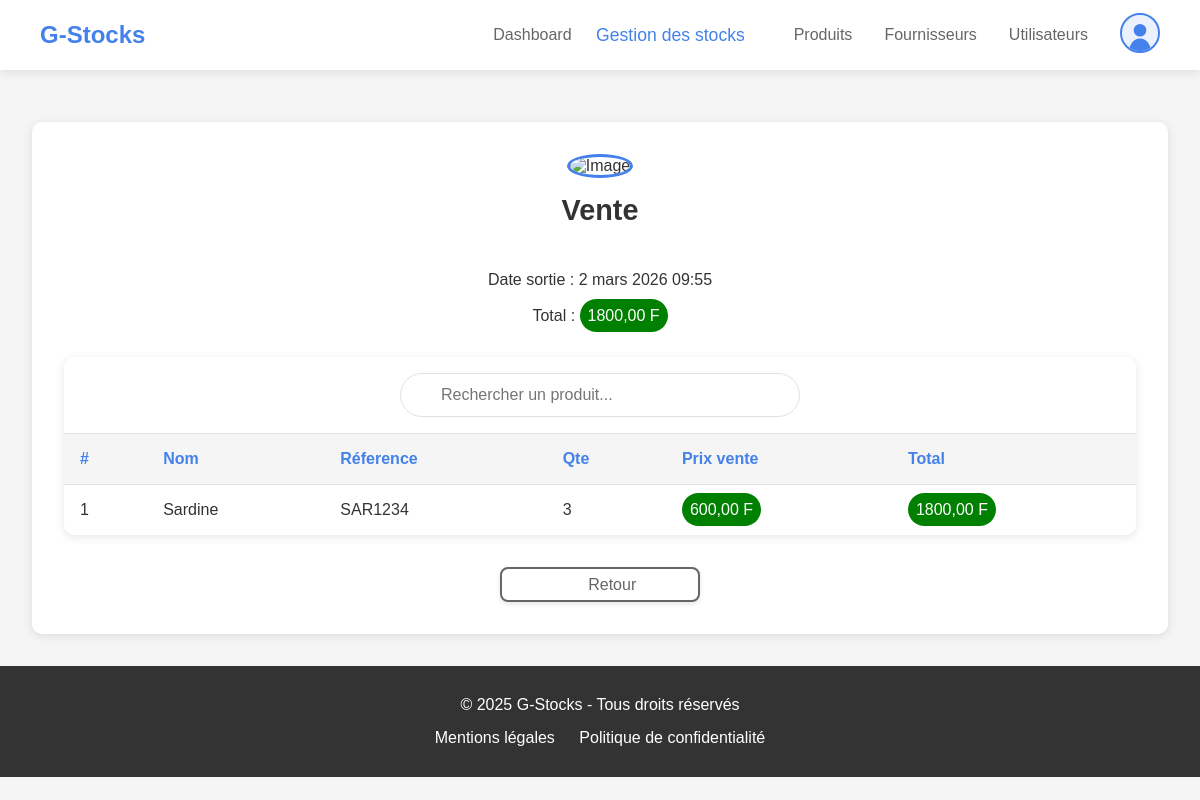
Screenshot of /ListeDesProduitsSorties/1 (signed in) with the database file from the repository.
### stocks/models.py (models this page shows)
class Sortie(models.Model):
    TYPE_CHOICES = [
        ('Vente', 'Vente'),
        ('Utilisations internes', 'Utilisations internes'),
        ('Destructions(Produits périmés)', 'Destructions(Produits périmés)'),
        ('Transferts entre entrepôts', 'Transferts entre entrepôts')
    ]
    motif = models.CharField(max_length=100, choices=TYPE_CHOICES)
    prixTotal = models.DecimalField(max_digits=10, decimal_places=2)
    user = models.ForeignKey(User, on_delete=models.CASCADE, related_name="utilisateurs_sortie")
    date = models.DateTimeField(auto_now_add=True)
    class Meta:
        verbose_name = "Sortie"
        verbose_name_plural = "Sorties"

class ProduitSortie(models.Model):
    nom = models.CharField(max_length=255)
    reference = models.CharField(max_length=100)
    quantite_sortie = models.PositiveIntegerField()
    prix_vente = models.DecimalField(max_digits=10, decimal_places=2)
    prixTotal = models.DecimalField(max_digits=10, decimal_places=2)
    sortie = models.ForeignKey(Sortie, on_delete=models.CASCADE, related_name="sortiesId")
    class Meta:
        verbose_name = "Produit sortie"
        verbose_name_plural = "Produits sorties"

### stocks/views.py (the view)
# urls.py: path('ListeDesProduitsSorties/<int:id>', views.showProduitsSorties, name='showProduitsSorties'),
def showProduitsSorties(request, id):
    if "user_id" not in request.session:
        messages.error(request, "Veuillez vous connecter pour accéder a cette page")
        return redirect("index")
    sortie = get_object_or_404(Sortie, id=id)
    produits=ProduitSortie.objects.filter(sortie_id=id)
    user=get_object_or_404(User, id=request.session["user_id"])
    return render(request, "stocks/sorties/produitsSorties.html", {'user':user, 'produits':produits, 'sortie':sortie})

### stocks/templates/stocks/sorties/produitsSorties.html (shortened to what this page needs)
{% extends 'stocks/app.html' %}
{% load static %}
{% block activeES %}
    active
{% endblock activeES %}
{% block principalContent %}
    <main class="main-content">
        <div class="contact-card">
            <div class="contact-header">
                <img src="{% static 'stocks/images/favicons/favicon.png' %}" alt="Image" class="contact-img">
                <h2 class="contact-name">{{ sortie.motif }}</h2>
                <br><br>
                <p>Date sortie : {{ sortie.date }}</p>
                <br>
                <p>Total : <span class="prix">{{ sortie.prixTotal }} F</span></p>
            </div>
            <div class="table-container">
                <div class="table-header">
                    <div class="search-container">
                        <input type="text" id="searchInput" onkeyup="recherche()" class="search-input" placeholder="Rechercher un produit...">
                    </div>
                </div>
                <table class="contacts-table" id="myTable">
                    <thead>
                        <tr>
                            <th>#</th>
                            <th>Nom</th>
                            <th>Réference</th>
                            <th>Qte</th>
                            <th>Prix vente</th>
                            <th>Total</th>
                        </tr>
                    </thead>
                    <tbody>
                        {% if produits.count == 0 %}
                            <tr>
                                <td colspan="6" style="text-align: center; padding: 15px; font-style: italic; color: #666;">Aucun poduit</td>
                            </tr>
                        {% else %}
                            {% for produit in produits %}
                                <tr>
                                    <td>{{ forloop.counter }}</td>
                                    <td>{{ produit.nom }}</td>
                                    <td>{{ produit.reference }}</td>
                                    <td>{{ produit.quantite_sortie }}</td>
                                    <td><span class="prix">{{ produit.prix_vente }} F</span></td>
                                    <td><span class="prix">{{ produit.prixTotal }} F</span></td>
                                </tr>
                            {% endfor %}
                        {% endif %}
                    </tbody>
                </table>
            </div>
            <div class="contact-actions">
                <a href="{% url 'listeSorties' %}" class="action-btn cancel-btn" title="Retour">
                    <i class="fas fa-arrow-left"></i>
                    Retour
                </a>
            </div>
        </div>
    </main>
    <footer class="footer" id="footer">
        <div class="container">
            <p>&copy; 2025 G-Stocks - Tous droits réservés</p>
            <div class="footer-links">
                <a href="#">Mentions légales</a>
                <a href="#">Politique de confidentialité</a>
            </div>
        </div>
    </footer>
{% endblock principalContent %}

### stocks/static/stocks/css/styles.css (style rules this page uses)
:root { --primary-color: #4481eb; --secondary-color: #04befe; --text-color: #333; --light-text: #666; --danger-color: #ff4444; --white: #fff; --light-bg: #f5f5f5; --border-color: #e1e1e1; --green-color: #0ea500; }
* { margin: 0; padding: 0; box-sizing: border-box; }
html { scroll-behavior: smooth; }
body { font-family: "Poppins", sans-serif; background-color: var(--light-bg); color: var(--text-color); }
.prix { background-color: green; padding: 8px; color: #ffffff; border-radius: 25px; }
.container { width: 90%; max-width: 1200px; margin: 0 auto; padding: 0 15px; }
.main-content { margin-top: 90px; padding: 2rem; animation: fadeIn 1s ease; }
.table-container { background: var(--white); border-radius: 10px; box-shadow: 0 2px 10px rgba(0, 0, 0, 0.1); overflow-x: auto; }
.table-header { padding: 1rem; border-bottom: 1px solid var(--border-color); }
.search-container { position: relative; max-width: 400px; margin: 0 auto; }
.search-input { width: 100%; padding: 0.75rem 1rem 0.75rem 2.5rem; border: 1px solid var(--border-color); border-radius: 25px; font-family: inherit; font-size: 1rem; transition: all 0.3s; }
.contacts-table { width: 100%; border-collapse: collapse; min-width: 600px; }
.contacts-table th, .contacts-table td { padding: 1rem; text-align: left; border-bottom: 1px solid var(--border-color); }
.contacts-table th { background-color: var(--light-bg); font-weight: 600; color: var(--primary-color); }
.contacts-table tbody tr:last-child td { border-bottom: none; }
.action-btn { width: 35px; height: 35px; border: none; border-radius: 50%; display: flex; align-items: center; justify-content: center; cursor: pointer; transition: all 0.3s; background: var(--light-bg); text-decoration: none; }
.action-btn i { font-size: 1rem; transition: all 0.3s; }
.cancel-btn, .submit-btn, .add, .sup { flex: 1; padding: 1rem; border: none; border-radius: 5px; font-family: inherit; font-size: 1rem; font-weight: 500; display: flex; align-items: center; justify-content: center; gap: 0.5rem; cursor: pointer; transition: all 0.3s; }
.cancel-btn { background: var(--light-bg); color: var(--text-color); text-decoration: none; }
.contact-card { background: var(--white); border-radius: 10px; box-shadow: 0 2px 10px rgba(0, 0, 0, 0.1); padding: 2rem; }
.contact-header { text-align: center; margin-bottom: 2rem; }
.contact-img { width: 120px; height: 120px; border-radius: 50%; border: 3px solid var(--primary-color); margin-bottom: 1rem; }
.contact-name { color: var(--text-color); font-size: 1.8rem; margin-bottom: 0.5rem; }
.contact-actions { display: flex; gap: 1rem; justify-content: center; margin-top: 2rem; }
.contact-actions .action-btn { flex: 1; max-width: 200px; padding: 0.75rem 1.5rem; border-radius: 8px; font-size: 1rem; font-weight: 500; display: flex; align-items: center; justify-content: center; gap: 0.75rem; transition: all 0.3s ease; box-shadow: 0 2px 5px rgba(0, 0, 0, 0.1); background: var(--white); }
.contact-actions .cancel-btn { color: var(--light-text); border: 2px solid var(--light-text); }
.footer { background-color: #333; color: var(--white); text-align: center; padding: 30px 0; animation: fadeIn 1s ease; }
.footer-links { margin-top: 15px; }
.footer-links a { color: var(--white); text-decoration: none; margin: 0 10px; transition: color 0.3s ease; }

### rows the page displays
Sortie: motif "Vente", date "2 mars 2026 09:55", prixTotal "1800,00"
ProduitSortie: nom "Sardine", reference "SAR1234", quantite_sortie "3", prix_vente "600,00", prixTotal "1800,00"
